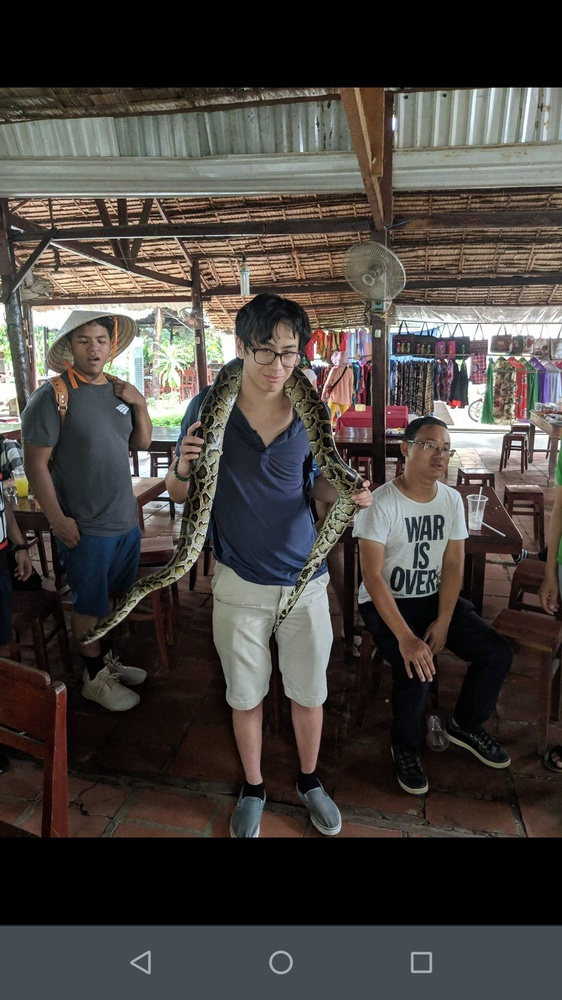
#> input picture image.jpg, 562 x 1000 px, shrunk from 1080 x 1920 before the run
$ python main.py
#> lines starting #> are read from the running program, lines starting #| are printed output that depends on the picture
from PIL import Image
from PIL import ImageFilter

#simple edge detecting photo updator
def main():
	path = "image.jpg"
	img = Image.open(path)
#> img is the input picture: PIL image 562x1000 RGB; mean R, G, B 70.6, 65.9, 61.8
	width, height = img.size
#> width = 562; height = 1000
	#Sobel Filter
	#Find Gradient
	img = img.filter(ImageFilter.FIND_EDGES)
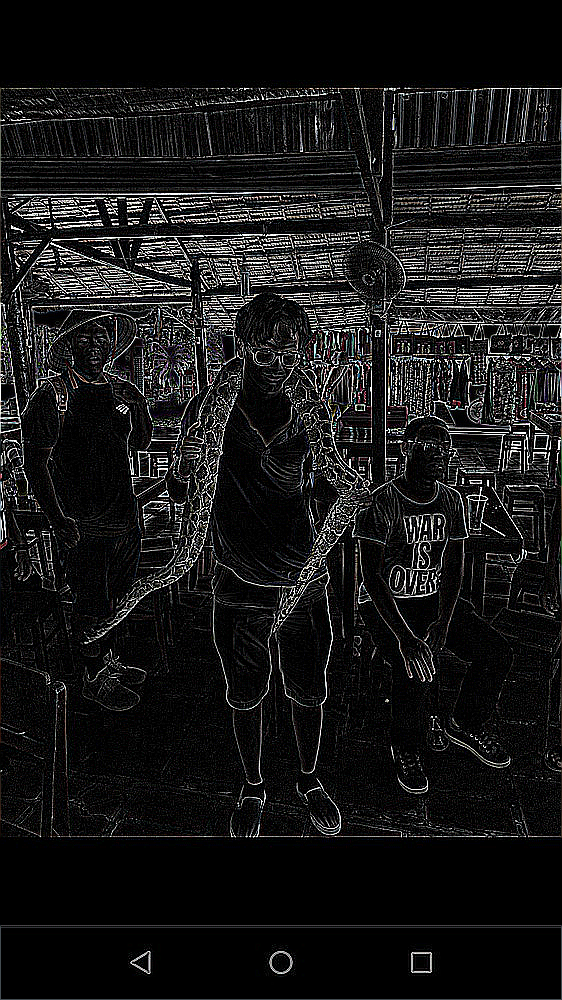
#> img: PIL image 562x1000 RGB; mean R, G, B 23.7, 23.6, 23.6
	img.save("image_updated.jpg")
	img.show()
if __name__ == "__main__":
	main()
